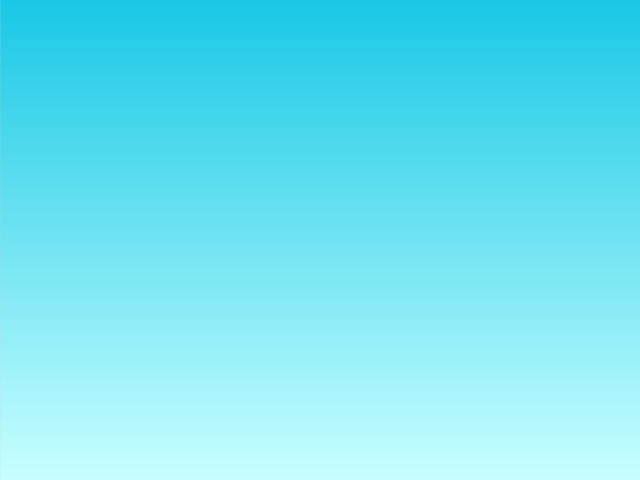
Frame 1 (no input)
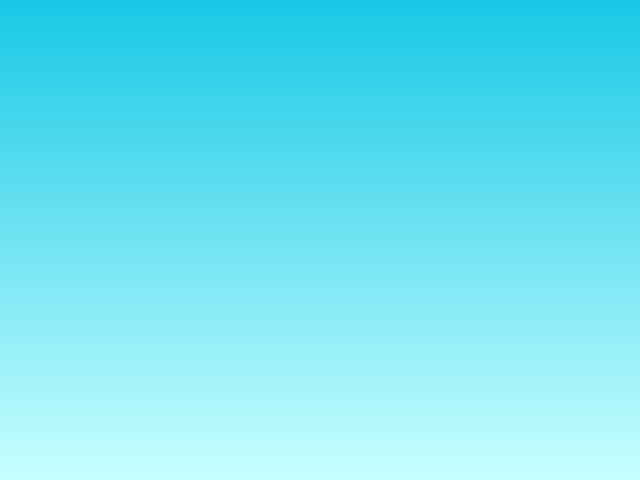
Frame 60 (the mouse pressed at the canvas centre just before this capture)
Frame 120 (the mouse held since frame 60 and released just before this capture): identical to frame 60, image omitted

The Processing sketch that drew these frames (run headless with seeded random() and noise(); from frame 60 on, the mouse is pressed at the canvas centre):

// Processing sketch: processing_121461
// ── processing_121461.pde

float min;
float seconds;
int minutes;
int f;
Sky day;
Sky noon;
void setup(){
  size(640,480);
  noStroke();
  smooth();
  seconds = 0;
  minutes = 0;
  day = new Sky(width,height);
  day.setPalette(day.m1,day.m2,day.palette);
  min = 0;
  f = 0;
}

void draw(){
  f++;
  seconds = millis()/1000;
  if(seconds > 1 && seconds % 60 == 0){
    seconds -= 60;
  }
  minutes = int(seconds / 60);
//  println(minutes + ":" + seconds);
  day.updateTime(seconds);
  day.display();
  if( seconds/60 >= min +.2 && seconds/60 < min +.4)
    day.changePalette(day.n1,day.n2);
  if( seconds/60 >= min +.4 && seconds/60 < min +.6)
    day.changePalette(day.e1,day.e2);
  if( seconds/60 >= min +.6 && seconds/60 < min +.8)
    day.changePalette(day.d1,day.d2);
  if( seconds/60 >= min +.8 && seconds/60 < min + 1)
    day.changePalette(day.m1,day.m2);
  if(f % 3600 == 0){
    min = min + 1.0; 
  }
  println(min + " " + seconds/60);
}






class Gradient{
//  int posX;
//  int posY;
//  float w;
//  float h;
  color hue;
  
  Gradient(color c1, color c2, float k){
//    posX = x;
//    posY = y;
//    w = wi;
//    h = hi;
    hue = lerpColor(c1, c2, k);
    
  }
  
}
class Sky{
  // need a variable that stores the time being fed into the class.
  float time;
  
  // need colors to cycle throughout the day and night
  color[] palette;
  color[] transition;
  color m1, m2, n1, n2, a1,a2, e1,e2,d1,d2; 
  int wide;
  int high;
  float timeInDay;
  Sky(int w, int h){
    time = 0;
    timeInDay = 4;
    //our morning variables
    m1 = color(25, 200,230);
    m2 = color(200, 255, 255);
    //noon variables
    n1 = color(25,225,190);
    n2 = color(225,255,225);
    //evening variables
    e1 = color(225,160,90);
    e2 = color(25,50,75);
    //dark variables
    d1 = color(75,50,100);
    d2 = color(50);
    
    wide = w;
    high = h;
    palette = new color[h];
    transition = new color[h];
    
  }
  
  void updateTime(float t){
    time = t;  
    
    //println(time/60);
  }
  void changePalette(color next1, color next2){
    setPalette(next1,next2,transition);
    float inter = map(time/60,0,.6,0,.1);
    if (inter > 1.0) inter -= int(inter);
    for(int i = 0; i < transition.length; i++){
      palette[i] = lerpColor(palette[i],transition[i],inter);
    }
    
  }
  
  //USE THIS FUNCTION IMMEDIATELY AFTER THE CLASS IS INSTANTIATED
  // ortherwise none of the other functions will work
  void setPalette(color c1, color c2, color[] myColors){
    for(int i = 0; i < myColors.length; i++){
      float inter = map(i,0,high,0,1);
      myColors[i]= lerpColor(c1, c2, inter);
    }
  }
  void display(){
    for(int i = 0; i < palette.length; i++){
      color now = palette[i];
        stroke(now);
        line(0,i,wide,i);
    }
    
  }
  
}
